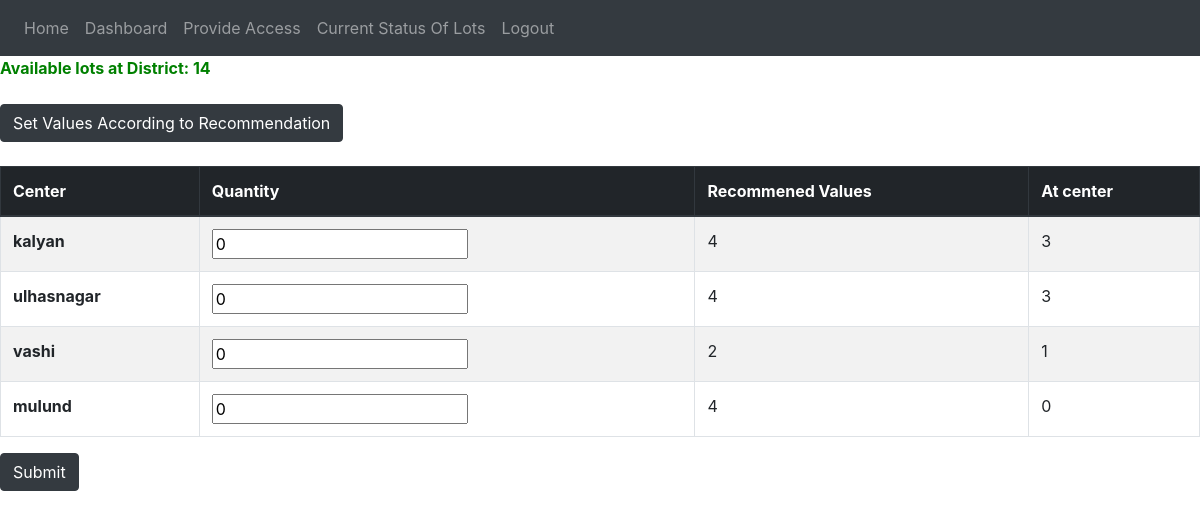
Page /district/thane/send_to_center (signed in) on the earlier database version.
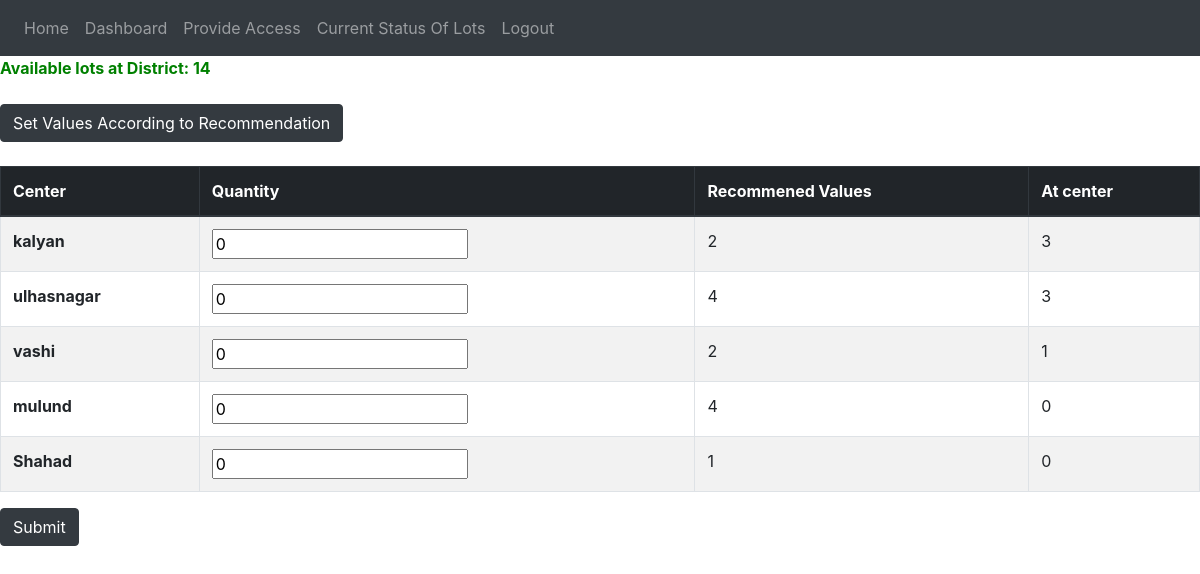
Same page on the later database version.
### vaccine_app/models.py (models this page shows, shortened)
class Center(models.Model):
    centerPrimaryKey = models.AutoField(primary_key=True)
    centerId = models.UUIDField(default=uuid.uuid4, editable=False, unique=True)
    district = models.ForeignKey(District, on_delete=models.CASCADE, related_name="Center")
    name = models.CharField(max_length=255, unique=True)
    maxCountPerDate = models.IntegerField(default=10)
    population = models.IntegerField(default=1)

### vaccine_app/views.py (the view, shortened to what this page needs)
# urls.py: path('district/<str:name>/send_to_center',views.send_to_center,name="send_to_center"),
def send_to_center(request,name):
    if verify(request,"district",name):
        print("send")
        error = ""
        centers = Center.objects.filter(district__name__contains = name)
        ratio=get_ratio_center(District.objects.get(name = name))
        ratio_list=[]
        count_list=[]
        for center in centers:
            count_list.append(CenterVaccineData.objects.filter(center=center, lot__status__contains = "atCenter").count())
            ratio_list.append(ratio[center.name])
        quantity_available = DistrictVaccineData.objects.filter(district__name__contains = name, lot__status__contains = "atDistrict").count()
        context = {"name":name,"centers":zip(centers,zip(ratio_list,count_list)),"quantity_available":quantity_available,"error":error}
        return render(request,"send_to_center.html",context)
    return redirect("district_dash",name)

### vaccine_app/views.py (called while the page is built, shortened)
def verify(request,district_or_center,name):
    if district_or_center=="district":
        user=request.user
        if District.objects.filter(name=name).exists():
            district_obj=District.objects.get(name=name)
            if AccessControlListDistrict.objects.filter(person=user,district=district_obj).exists() and user.is_districtadmin:
                return True
            else:
                print("access is not there for user "+user.email)
                return False
        else:
            print("District name is invalid")
            return False
    else:
        print("Invalid district_or_center value")
        return False

### templates/send_to_center.html (shortened to what this page needs)
{% extends 'base.html' %}
{% block content %}
    <b style="color: green;">Available lots at District: {{quantity_available}}</b>
    <br><br>
    <button class="btn btn-dark" onclick="set_value()">Set Values According to Recommendation</button>
    <br><br>
    <form action="/district/{{name}}/send_to_center" method="POST">
        <table class="table table-striped table-bordered">
            <thead>
            <tr class="thead-dark">
                <th scope="col">Center</th>
                <th scope="col">Quantity</th>
                <th scope="col">Recommened Values</th>
                <th scope="col">At center</th>
            </tr>
            </thead>
            <tbody>
                {% for center,ratio in centers %}
                    <tr>
                        <th scope="row">{{ center.name }}</th>
                        <td><input class="set_ratio" type="number" value="0" name="quantities" /></a>
                        <td class="get_ratio">{{ ratio.0 }}</td>
                        <td>{{ ratio.1 }}</td>
                    </tr>
                {% endfor %}
            </tbody>
        </table>
        <button class="btn btn-dark" type="submit">Submit</button>
    </form>
{% endblock %}

Differences in the rows shown:
changed Center "kalyan": centerPrimaryKey "4" → "2"
added Center: name "Shahad", ratio "1", ratio "0"
